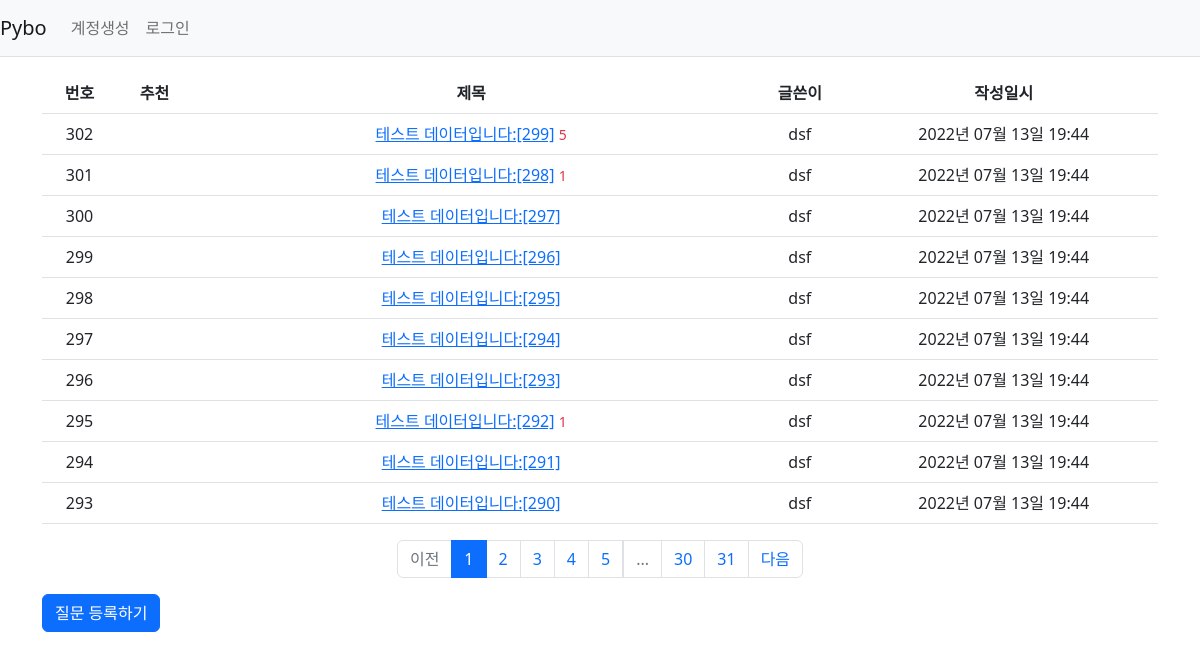
Page /question/list/ on the committed database.
### pybo/models.py (models this page shows)
class Question(db.Model):
    id = db.Column(db.Integer, primary_key=True)
    subject = db.Column(db.String(200), nullable=False)
    content = db.Column(db.Text(), nullable=False)
    create_date = db.Column(db.DateTime(), nullable=False)
    user_id = db.Column(db.Integer, db.ForeignKey('user.id', ondelete='CASCADE'), nullable=False)
    user = db.relationship('User', backref=db.backref('question_set'))
    modify_date = db.Column(db.DateTime(), nullable=True)
    voter = db.relationship('User', secondary=question_voter, backref=db.backref('question_voter_set'))

class User(db.Model):
    id = db.Column(db.Integer, primary_key=True)
    username = db.Column(db.String(150), unique=True, nullable=False)
    password = db.Column(db.String(200), nullable=False)
    email = db.Column(db.String(120), unique=True, nullable=False)

### pybo/views/question_views.py (the view)
@bp.route('/list/')
def _list():
    page = request.args.get('page', type=int, default=1)  # 페이지
    question_list = Question.query.order_by(Question.create_date.desc())
    question_list = question_list.paginate(page, per_page=10)
    return render_template('question/question_list.html', question_list=question_list)

### pybo/filter.py (called while the page is built)
def format_datetime(value, fmt='%Y년 %m월 %d일 %H:%M'):
    return value.strftime(fmt)

### pybo/views/auth_views.py (called while the page is built)
@bp.before_app_request
def load_logged_in_user():
    user_id = session.get('user_id')
    if user_id is None:
        g.user = None
    else:
        g.user = User.query.get(user_id)

### pybo/templates/question/question_list.html
{% extends 'base.html' %}
{% block content %}
<div class="container my-3">
    <table class="table">
        <thead>
        <tr class="text-center thead-dark">
            <th>번호</th>
            <th>추천</th>
            <th style="width:50%">제목</th>
            <th>글쓴이</th>
            <th>작성일시</th>
        </tr>
        </thead>
        <tbody>
        {% if question_list %}
        {% for question in question_list.items %}
        <tr class="text-center">
            <td>{{ question_list.total - ((question_list.page-1) * question_list.per_page) - loop.index0 }}</td>
            <td>
                {% if question.voter|length > 0 %}
                <span class="badge badge-warning px-2 py-1">{{ question.voter|length }}</span>
                {% endif %}
            </td>
            <td class="text-left">
                <a href="{{ url_for('question.detail', question_id=question.id) }}">{{ question.subject }}</a>
                {% if question.answer_set|length > 0 %}
                <span class="text-danger small ml-2">{{ question.answer_set|length }}</span>
                {% endif %}
            </td>
            <td>{{ question.user.username }}</td>
            <td>{{ question.create_date|datetime }}</td>
        </tr>
        {% endfor %}
        {% else %}
        <tr>
            <td colspan="3">질문이 없습니다.</td>
        </tr>
        {% endif %}
        </tbody>
    </table>
    <ul class="pagination justify-content-center">
        {% if question_list.has_prev %}
        <li class="page-item">
            <a class="page-link" href="?page={{ question_list.prev_num }}">이전</a>
        </li>
        {% else %}
        <li class="page-item disabled">
            <a class="page-link" tabindex="-1" aria-disabled="true" href="#">이전</a>
        </li>
        {% endif %}
        {% for page_num in question_list.iter_pages() %}
            {% if page_num %}
                {% if page_num != question_list.page %}
                <li class="page-item">
                    <a class="page-link" href="?page={{ page_num }}">{{ page_num }}</a>
                </li>
                {% else %}
                <li class="page-item active" aria-current="page">
                    <a class="page-link" href="#">{{ page_num }}</a>
                </li>
                {% endif %}
           {% else %}
                <li class="disabled">
                    <a class="page-link" href="#">...</a>
                </li>
           {% endif %}
        {% endfor %}
        {% if question_list.has_next %}
        <li class="page-item">
            <a class="page-link" href="?page={{ question_list.next_num }}">다음</a>
        </li>
        {% else %}
        <li class="page-item disabled">
            <a class="page-link" tabindex="-1" aria-disabled="true" href="#">다음</a>
        </li>
        {% endif %}
    </ul>
    <a href="{{ url_for('question.create') }}" class="btn btn-primary">질문 등록하기</a>
</div>
{% endblock %}

### pybo/templates/base.html (shortened to what this page needs)
<!doctype html>
<html lang="ko">
<head>
    <link rel="stylesheet" href="{{ url_for('static', filename='bootstrap.min.css') }}">
    <link rel="stylesheet" href="{{ url_for('static', filename='style.css') }}">
</head>
<body>
{% include "navbar.html" %}
{% block content %}
{% endblock %}
</body>
</html>

### pybo/templates/navbar.html (shortened to what this page needs)
<nav class="navbar navbar-expand-lg navbar-light bg-light border-bottom">
    <a class="navbar-brand" href="{{ url_for('main.index') }}">Pybo</a>
    <div class="collapse navbar-collapse flex-grow-0" id="navbarNav">
        {% if g.user %}
        <ul class="navbar-nav">
            <li class="nav-item">
                <a class="nav-link" href="{{ url_for('auth.logout') }}">{{ g.user.username }} (로그아웃)</a>
            </li>
        </ul>
        {% else %}
        <ul class="navbar-nav">
            <li class="nav-item">
                <a class="nav-link" href="{{url_for('auth.signup')}}">계정생성</a>
            </li>
            <li class="nav-item">
                <a class="nav-link" href="{{ url_for('auth.login') }}">로그인</a>
            </li>
        </ul>
        {% endif %}
    </div>
</nav>

### rows in the picture
Question: total "302", subject "테스트 데이터입니다:[299]", answer_set|length "5", user.username "dsf", create_date "2022년 07월 13일 19:44"
Question: total "301", subject "테스트 데이터입니다:[298]", answer_set|length "1", user.username "dsf", create_date "2022년 07월 13일 19:44"
Question: total "300", subject "테스트 데이터입니다:[297]", user.username "dsf", create_date "2022년 07월 13일 19:44"
Question: total "299", subject "테스트 데이터입니다:[296]", user.username "dsf", create_date "2022년 07월 13일 19:44"
Question: total "298", subject "테스트 데이터입니다:[295]", user.username "dsf", create_date "2022년 07월 13일 19:44"
Question: total "297", subject "테스트 데이터입니다:[294]", user.username "dsf", create_date "2022년 07월 13일 19:44"
Question: total "296", subject "테스트 데이터입니다:[293]", user.username "dsf", create_date "2022년 07월 13일 19:44"
Question: total "295", subject "테스트 데이터입니다:[292]", answer_set|length "1", user.username "dsf", create_date "2022년 07월 13일 19:44"
Question: total "294", subject "테스트 데이터입니다:[291]", user.username "dsf", create_date "2022년 07월 13일 19:44"
Question: total "293", subject "테스트 데이터입니다:[290]", user.username "dsf", create_date "2022년 07월 13일 19:44"

### other values in the picture
{{ page_num }} "1"
{{ page_num }} "2" "3" "4" "5" "30" "31"
